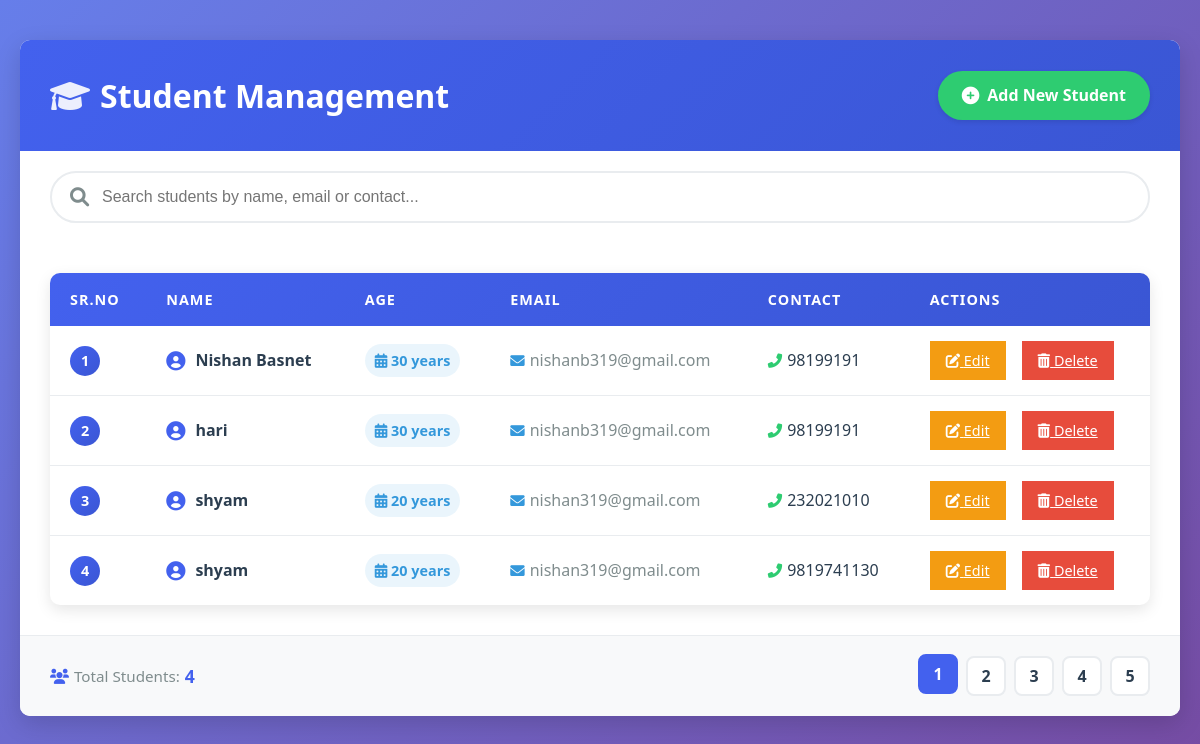
The page / on the database its author committed.
### crudapp/models.py (models this page shows, shortened)
class Students(models.Model):
    name= models.CharField(max_length=100)
    age=models.IntegerField()
    email=models.EmailField()
    contact=models.CharField(max_length=10)

### crudapp/views.py (the view)
# urls.py: path('', views.students_list,name='students_list')
def students_list(request):
    students = Students.objects.all()
    return render(request, 'students_list.html', {'students': students})

### Templates/students_list.html (shortened to what this page needs)
<!doctype html>
<html lang="en">
<head>
    <link rel="stylesheet" href="https://cdnjs.cloudflare.com/ajax/libs/font-awesome/6.0.0/css/all.min.css">
</head>
<body>
<div class="container">
    <div class="header">
        <h2>
            <i class="fas fa-graduation-cap"></i>
            Student Management
        </h2>
        <div class="header-actions">
            <a href="{% url 'students_list' %}" class="btn btn-add">
                <i class="fas fa-plus-circle"></i>
                Add New Student
            </a>
        </div>
    </div>
    <div style="padding: 20px 30px 0 30px;">
        <div class="search-bar">
            <i class="fas fa-search"></i>
            <input type="text" placeholder="Search students by name, email or contact...">
        </div>
    </div>
    <div class="table-container">
        <table class="student-table">
            <thead>
                <tr>
                    <th>Sr.No</th>
                    <th>Name</th>
                    <th>Age</th>
                    <th>Email</th>
                    <th>Contact</th>
                    <th>Actions</th>
                </tr>
            </thead>
            <tbody>
                {% if students %}
                    {% for i in students %}
                    <tr>
                        <td>
                            <span class="sr-badge">{{ forloop.counter }}</span>
                        </td>
                        <td>
                            <div class="student-name">
                                <i class="fas fa-user-circle"></i>
                                {{ i.name }}
                            </div>
                        </td>
                        <td>
                            <span class="student-age">
                                <i class="fas fa-calendar-alt"></i>
                                {{ i.age }} years
                            </span>
                        </td>
                        <td>
                            <div class="student-email">
                                <i class="fas fa-envelope"></i>
                                {{ i.email }}
                            </div>
                        </td>
                        <td>
                            <div class="student-contact">
                                <i class="fas fa-phone-alt"></i>
                                {{ i.contact }}
                            </div>
                        </td>
                        <td>
                            <div class="action-buttons">
                                <a href="edit" class="btn-edit">
                                    <i class="fas fa-edit"></i> Edit
                                </a>
                                <a href="delete" class="btn-delete" onclick="return confirm('Are you sure you want to delete this student?')">
                                    <i class="fas fa-trash-alt"></i> Delete
                                </a>
                            </div>
                        </td>
                    </tr>
                    {% endfor %}
                {% endif %}
            </tbody>
        </table>
    </div>
    <div class="table-footer">
        <div class="student-count">
            <i class="fas fa-users"></i>
            Total Students: <span>{{ students|length|default:"0" }}</span>
        </div>
        <ul class="pagination">
            <li class="page-item"><a href="#" class="page-link active">1</a></li>
            <li class="page-item"><a href="#" class="page-link">2</a></li>
            <li class="page-item"><a href="#" class="page-link">3</a></li>
            <li class="page-item"><a href="#" class="page-link">4</a></li>
            <li class="page-item"><a href="#" class="page-link">5</a></li>
        </ul>
    </div>
</div>
</body>
</html>

### rows shown on the page
Students: name "Nishan Basnet", age "30", email "nishanb319@gmail.com", contact "98199191"
Students: name "hari", age "30", email "nishanb319@gmail.com", contact "98199191"
Students: name "shyam", age "20", email "nishan319@gmail.com", contact "232021010"
Students: name "shyam", age "20", email "nishan319@gmail.com", contact "9819741130"

### other values the page prints
{{ students|length|default:"0" }} "4"
